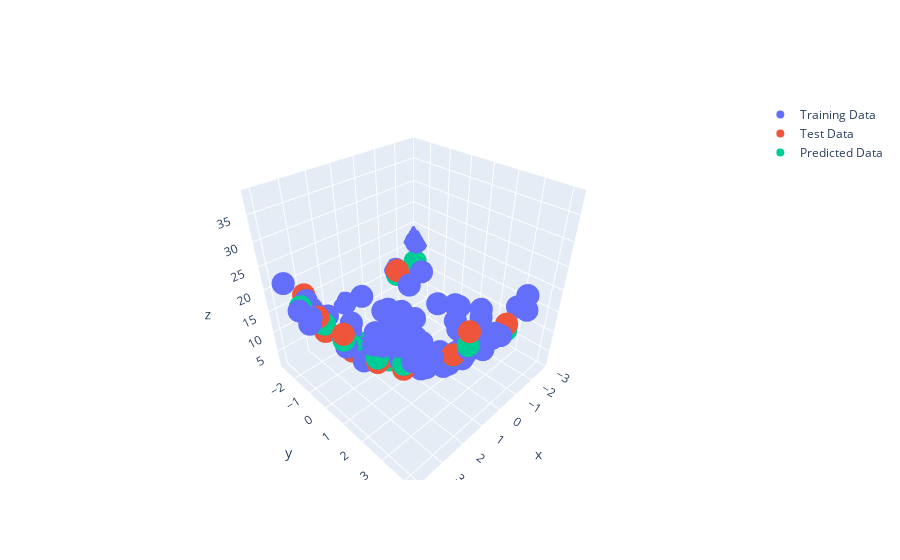

The cell this chart's notebook holds for it:
### Code cell
# Polynomial Regression with multiple variables (continue)

# color=np.empty(Y_train.size).fill(1)
# fig.scatter_3d(df, x=X_train[:, 0], y=X_train[:, 1], z=Y_train, color=color, title="Training Data")

# Visualize data
fig = go.Figure()
fig.add_scatter3d(x=X_train[:,0], y=X_train[:,1], z=Y_train, mode="markers", name="Training Data")
fig.add_scatter3d(x=X_test[:,0], y=X_test[:,1], z=Y_test, mode="markers", name="Test Data")
fig.add_scatter3d(x=X_test[:,0], y=X_test[:,1], z=Y_pred, mode="markers", name="Predicted Data")
fig.show()
